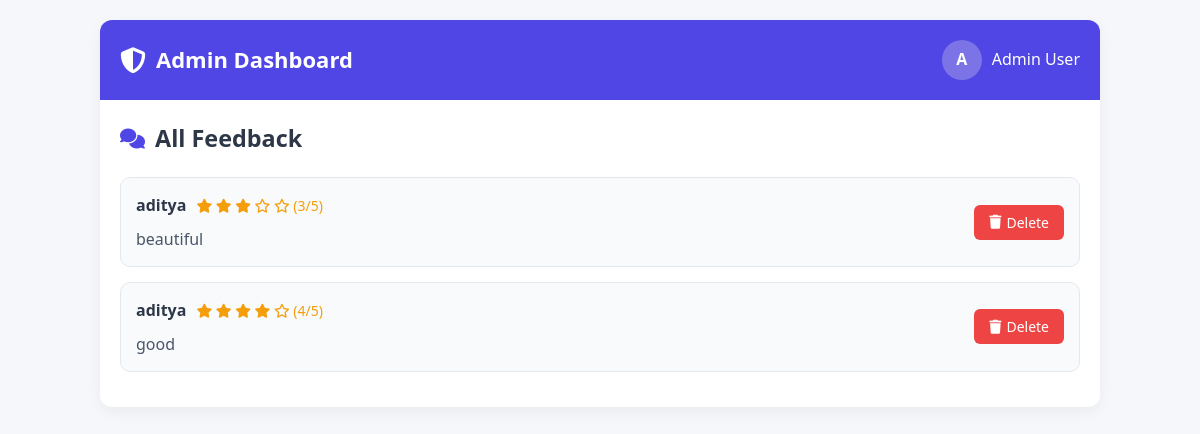
Before: /admin/dashboard with the older database file.
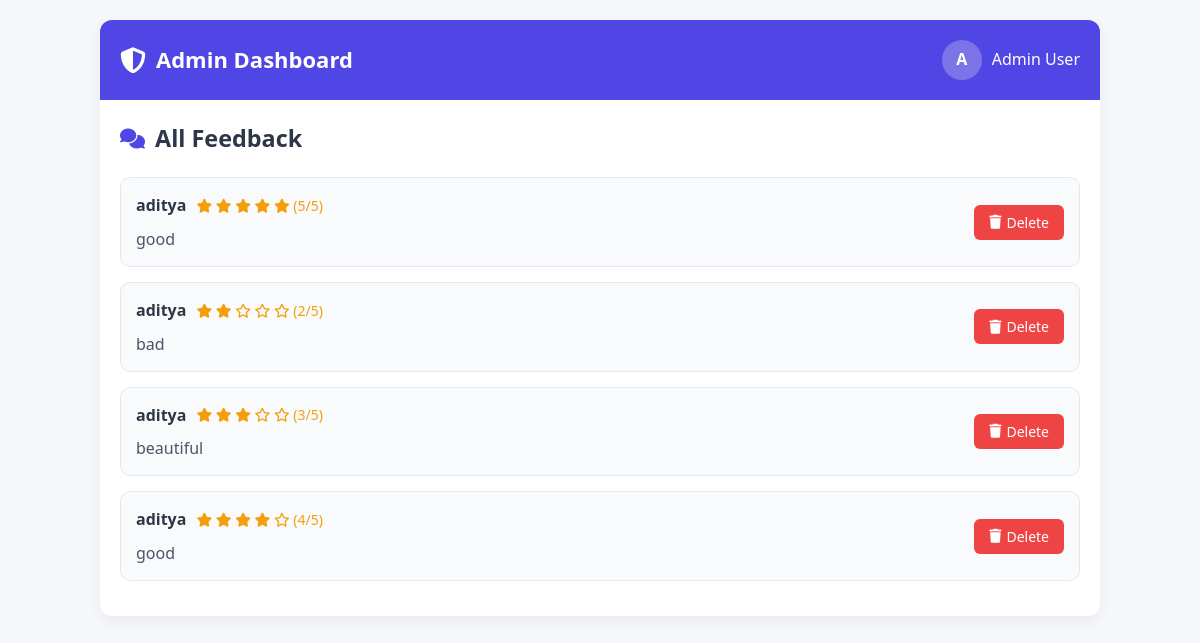
After: the same page with the newer database file.
### tables this page shows
CREATE TABLE feedback (
    id INTEGER PRIMARY KEY AUTOINCREMENT,
    user_id INTEGER,
    comment TEXT,
    rating INTEGER,
    created_at TEXT
, location TEXT, visit_date TEXT, category TEXT, recommend TEXT);

CREATE TABLE users (
    id INTEGER PRIMARY KEY AUTOINCREMENT,
    fullname TEXT,
    email TEXT UNIQUE,
    password_hash TEXT,
    role TEXT
);

### main.py (the view)
@app.get("/admin/dashboard")
def admin_dashboard(request: Request):
    conn = get_db()
    cur = conn.cursor()
    cur.execute("SELECT f.*, u.fullname FROM feedback f LEFT JOIN users u ON f.user_id=u.id ORDER BY f.id DESC")
    feedbacks = cur.fetchall()
    conn.close()
    return templates.TemplateResponse("admin_dashboard.html", {"request": request, "feedbacks": feedbacks})

### templates/admin_dashboard.html (shortened to what this page needs)
<!DOCTYPE html>
<html lang="en">
<head>
  <link rel="stylesheet" href="https://cdnjs.cloudflare.com/ajax/libs/font-awesome/6.4.0/css/all.min.css">
</head>
<body>
  <div class="container">
    <header>
      <div class="logo">
        <i class="fas fa-shield-alt"></i>
        <span>Admin Dashboard</span>
      </div>
      <div class="admin-info">
        <div class="admin-avatar">A</div>
        <span>Admin User</span>
      </div>
    </header>
    <div class="feedback-section">
      <div class="section-title">
        <i class="fas fa-comments"></i>
        <h3>All Feedback</h3>
      </div>
      <ul class="feedback-list">
        {% for f in feedbacks %}
          <li class="feedback-item">
            <div class="feedback-info">
              <div class="feedback-header">
                <span class="user-name">{{ f['fullname'] or 'Unknown' }}</span>
                <span class="rating">
                  {% for i in range(f['rating']|int) %}
                    <i class="fas fa-star"></i>
                  {% endfor %}
                  {% for i in range(5 - (f['rating']|int)) %}
                    <i class="far fa-star"></i>
                  {% endfor %}
                  ({{ f['rating'] }}/5)
                </span>
              </div>
              <p class="comment">{{ f['comment'] }}</p>
            </div>
            <form action="/admin/delete_feedback" method="post">
              <button type="submit" class="delete-btn" onclick="return confirm('Delete this feedback?');">
                <i class="fas fa-trash"></i> Delete
              </button>
            </form>
          </li>
        {% endfor %}
      </ul>
    </div>
  </div>
</body>
</html>

### templates/admin_dashboard.html (style rules this page uses)
* { margin: 0; padding: 0; box-sizing: border-box; font-family: 'Segoe UI', Tahoma, Geneva, Verdana, sans-serif; }
body { background: #f5f7fa; color: #333; line-height: 1.6; padding: 20px; }
.container { max-width: 1000px; margin: 0 auto; background: #fff; border-radius: 12px; box-shadow: 0 5px 15px rgba(0, 0, 0, 0.05); overflow: hidden; }
header { background: #4f46e5; color: white; padding: 20px; display: flex; justify-content: space-between; align-items: center; }
.logo { font-size: 22px; font-weight: 600; display: flex; align-items: center; gap: 10px; }
.logo i { font-size: 26px; }
.admin-info { display: flex; align-items: center; gap: 10px; }
.admin-avatar { width: 40px; height: 40px; border-radius: 50%; background: #7c73e6; display: flex; align-items: center; justify-content: center; font-weight: bold; }
.feedback-section { padding: 20px; }
.section-title { font-size: 20px; margin-bottom: 20px; color: #2d3748; display: flex; align-items: center; gap: 10px; }
.section-title i { color: #4f46e5; }
.feedback-list { list-style: none; }
.feedback-item { background: #f8fafc; border: 1px solid #e2e8f0; border-radius: 10px; padding: 15px; margin-bottom: 15px; display: flex; justify-content: space-between; align-items: center; transition: transform 0.2s, box-shadow 0.2s; }
.feedback-info { flex: 1; }
.feedback-header { display: flex; align-items: center; margin-bottom: 8px; flex-wrap: wrap; gap: 10px; }
.user-name { font-weight: 600; color: #2d3748; }
.rating { color: #f59e0b; font-size: 14px; }
.comment { color: #4a5568; margin-top: 5px; line-height: 1.5; }
.delete-btn { background: #ef4444; color: white; border: none; border-radius: 6px; padding: 8px 15px; cursor: pointer; font-size: 14px; transition: background 0.2s; display: flex; align-items: center; gap: 5px; }

Changed rows visible on the page:
added feedback: fullname "aditya", rating "5", comment "good"
added feedback: fullname "aditya", rating "2", comment "bad"
